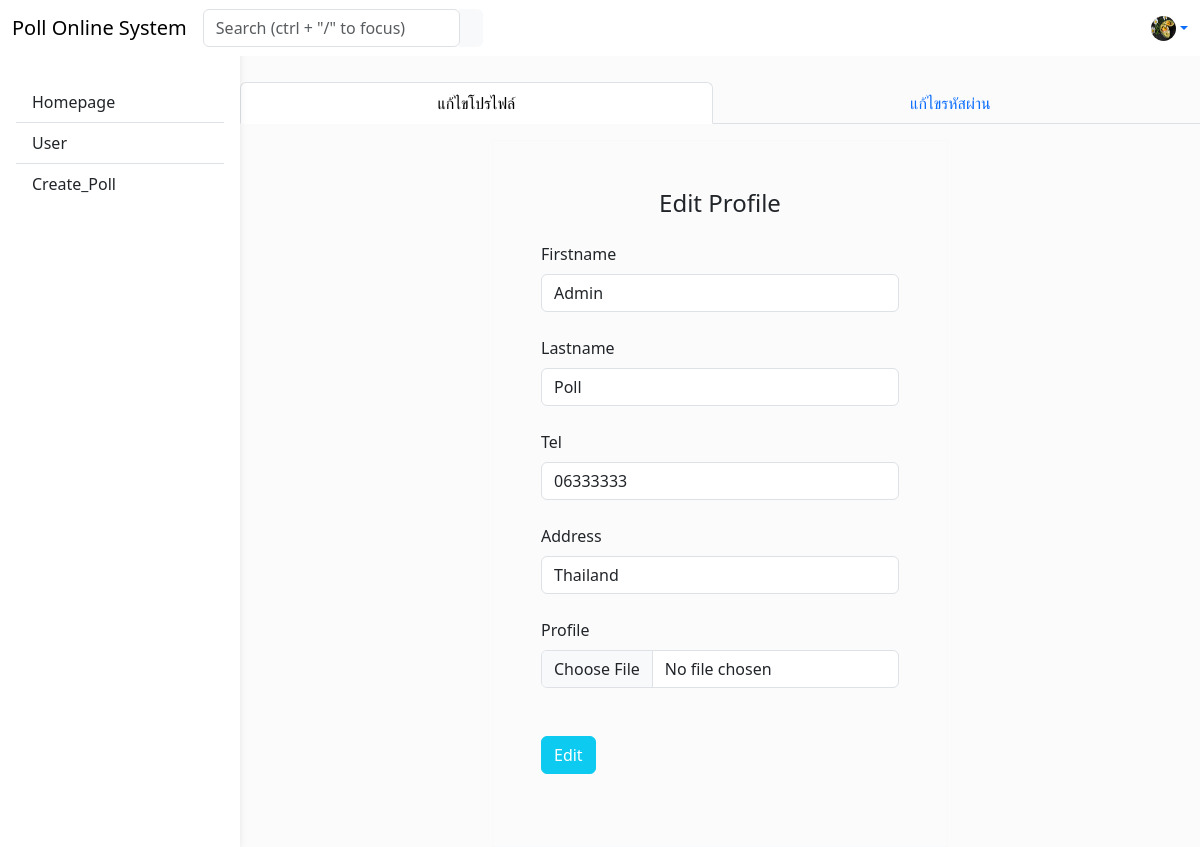
Screenshot of /_page/general/edit_profile.php (signed in) with the database file from the repository.
### tables this page shows
CREATE TABLE `users` (
  `id_user` int(11) NOT NULL,
  `username_user` varchar(100) NOT NULL,
  `password_user` varchar(20) NOT NULL,
  `fname_user` varchar(100) NOT NULL,
  `lname_user` varchar(100) NOT NULL,
  `address_user` varchar(100) NOT NULL,
  `tel_user` varchar(10) NOT NULL,
  `file_user` varchar(100) NOT NULL,
  `status_user` varchar(1) NOT NULL DEFAULT '0',
  `table_user` int(11) DEFAULT NULL,
  `type_user` int(11) NOT NULL DEFAULT 1,
  `timestamp_user` timestamp NOT NULL DEFAULT current_timestamp()
);

### _system/database.php (called while the page is built, shortened)
<?php
class database {
    public $mysqli;
    function __construct(){
        $this -> mysqli = new mysqli("localhost","root","","poll_online");
        mysqli_query($this -> mysqli,"SET NAMES utf8");
    }
    function select($table,$row = "*",$where = null){
        $sql = $where != null ? "SELECT $row FROM $table WHERE $where" : "SELECT $row FROM $table";
        $this -> query = $this -> mysqli -> query($sql);
        return;
    }
}

### _page/general/edit_profile.php (the view, shortened to what this page needs)
<?php
include('./../../_system/database.php');
$db = new database();
$db -> secureCheck();
$userid = $_SESSION['userid'];
$db -> select("users","*"," id_user = $userid");
$myself = $db -> query -> fetch_assoc();
?>
<!DOCTYPE html>
<html lang="en">
<head>
    <link rel="stylesheet" href="./../../style/css/bootstrap.css">
    <?php
        if($_SESSION['type'] == 'admin'){ ?>
    <link rel="stylesheet" href="./../../style/css/admin_hp.css">
    <?php } ?>
</head>
<body>
    <header>
        <?php
        if($_SESSION['type'] == 'admin'){
            include('./../components/sidebar.php');
        }else{
            include('./../components/navbar_user.php');
        }
        ?>
    </header>
    <main style="margin-top: 58px;">
        <div class="container pt-4">
            <div class="row">
                <ul class="nav nav-tabs nav-fill mb-3" id="navtab1" role="tablist">
                    <li class="nav-item" role="presentation">
                        <a href="#tabs1" class="nav-link active" id="tab1" data-bs-toggle="tab" role="tab"
                            aria-controls="tabs1" aria-selected="true">แก้ไขโปรไฟล์</a>
                    </li>
                    <li class="nav-item" role="presentation">
                        <a href="#tabs2" class="nav-link " id="tab2" data-bs-toggle="tab" role="tab"
                            aria-controls="tabs2" aria-selected="true">
                            แก้ไขรหัสผ่าน
                        </a>
                    </li>
                </ul>
                <div class="tab-content" id="tab-content">
                    <div class="tab-pane fade show active" id="tabs1" role="tabpanel" aria-labelledby="tab1">
                        <div class="row">
                            <div class="col-3"></div>
                            <div class="col-6">
                                <form class=" border border-light p-5" action="" method="post"
                                    enctype="multipart/form-data">
                                    <p class="h4 mb-4 text-center">Edit Profile</p>
                                    <label for="" class="form-label">Firstname</label>
                                    <input type="text" id="defaultLoginFormEmail" class="form-control mb-4" name="fname"
                                        placeholder="Firstname" value="<?= $myself['fname_user'] ?>">
                                    <label for="" class="form-label">Lastname</label>
                                    <input type="text" id="defaultLoginFormEmail" class="form-control mb-4" name="lname"
                                        placeholder="Lastname" value="<?= $myself['lname_user'] ?>">
                                    <label for="" class="form-label">Tel</label>
                                    <input type="text" id="defaultLoginFormPassword" class="form-control mb-4"
                                        name="tel" placeholder="Tel" value="<?= $myself['tel_user'] ?>">
                                    <label for="" class="form-label">Address</label>
                                    <input type="text" id="defaultLoginFormPassword" class="form-control mb-4"
                                        name="address" placeholder="Address" value="<?= $myself['address_user'] ?>">
                                    <label for="" class="form-label">Profile</label>
                                    <input type="file" id="defaultLoginFormPassword" class="form-control mb-4"
                                        name="file">
                                    <button class="btn btn-info btn-block my-4 text-white" name="edit_profile"
                                        type="submit">Edit</button>
                                </form>
                            </div>
                            <div class="col-3"></div>
                        </div>
                    </div>
                </div>
            </div>
    </main>
</body>
</html>

### _page/components/avartar.php (shortened to what this page needs)
<div class="dropdown">
    <a class="dropdown-toggle d-flex align-items-center hidden-arrow" href="#" id="navbarDropdownMenuAvatar"
        role="button" data-bs-toggle="dropdown" aria-expanded="false">
        <img src="./../../file/<?= $myself['file_user'] ?>" class="rounded-circle" height="25" width="25"
            loading="lazy" />
    </a>
</div>

### style/css/admin_hp.css (style rules this page uses)
:root { --primary : #4e73df; --success : #1cc88a; --warning : #f6c23e; --danger : #dc3546; }
body { background-color: #fbfbfb; }
@media (min-width: 991.98px) { main { padding-left: 240px; } }

### rows the page displays
users: file_user (picture), fname "Admin", lname "Poll", tel "06333333", address "Thailand"

### other values shown
$val "Homepage"
$val "User"
$val "Create_Poll"
